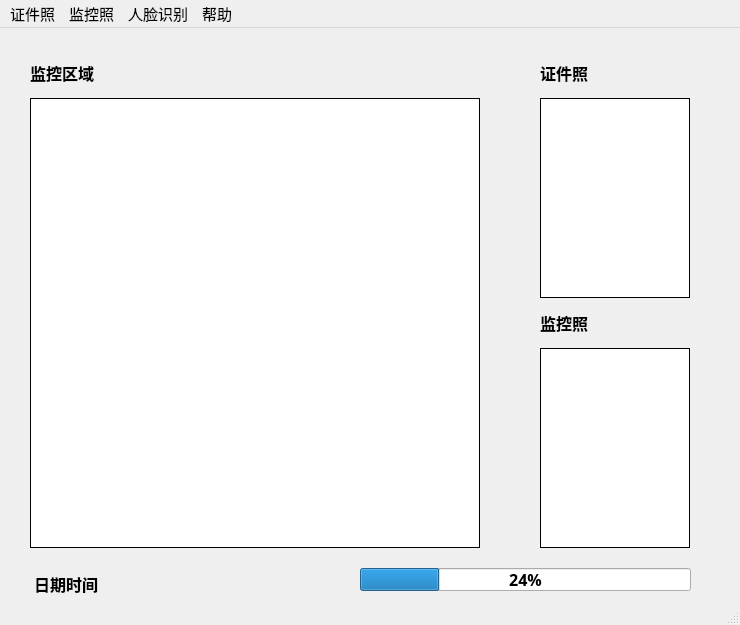
<?xml version="1.0" encoding="UTF-8"?>
<ui version="4.0">
 <class>MainWindow</class>
 <widget class="QMainWindow" name="MainWindow">
  <property name="geometry">
   <rect>
    <x>0</x>
    <y>0</y>
    <width>740</width>
    <height>625</height>
   </rect>
  </property>
  <property name="font">
   <font>
    <family>宋体</family>
    <pointsize>12</pointsize>
    <weight>75</weight>
    <bold>true</bold>
   </font>
  </property>
  <property name="windowTitle">
   <string>口罩人脸识别系统</string>
  </property>
  <widget class="QWidget" name="centralwidget">
   <widget class="QLabel" name="MAreaName">
    <property name="geometry">
     <rect>
      <x>30</x>
      <y>30</y>
      <width>80</width>
      <height>30</height>
     </rect>
    </property>
    <property name="font">
     <font>
      <family>宋体</family>
      <pointsize>12</pointsize>
      <weight>75</weight>
      <italic>false</italic>
      <bold>true</bold>
      <underline>false</underline>
     </font>
    </property>
    <property name="text">
     <string>监控区域</string>
    </property>
   </widget>
   <widget class="QLabel" name="IAreaName">
    <property name="geometry">
     <rect>
      <x>540</x>
      <y>30</y>
      <width>80</width>
      <height>30</height>
     </rect>
    </property>
    <property name="font">
     <font>
      <family>宋体</family>
      <pointsize>12</pointsize>
      <weight>75</weight>
      <italic>false</italic>
      <bold>true</bold>
      <underline>false</underline>
     </font>
    </property>
    <property name="text">
     <string>证件照</string>
    </property>
   </widget>
   <widget class="QLabel" name="recResult">
    <property name="geometry">
     <rect>
      <x>600</x>
      <y>380</y>
      <width>150</width>
      <height>25</height>
     </rect>
    </property>
    <property name="styleSheet">
     <string notr="true">color: rgb(170, 0, 0);</string>
    </property>
    <property name="text">
     <string/>
    </property>
   </widget>
   <widget class="QTextBrowser" name="date">
    <property name="geometry">
     <rect>
      <x>30</x>
      <y>540</y>
      <width>300</width>
      <height>50</height>
     </rect>
    </property>
    <property name="font">
     <font>
      <weight>75</weight>
      <bold>true</bold>
      <kerning>false</kerning>
     </font>
    </property>
    <property name="styleSheet">
     <string notr="true">background-color: rgba(255, 255, 255, 0);
border-width: 0;
border-style: outset;</string>
    </property>
    <property name="html">
     <string>&lt;!DOCTYPE HTML PUBLIC &quot;-//W3C//DTD HTML 4.0//EN&quot; &quot;http://www.w3.org/TR/REC-html40/strict.dtd&quot;&gt;
&lt;html&gt;&lt;head&gt;&lt;meta name=&quot;qrichtext&quot; content=&quot;1&quot; /&gt;&lt;style type=&quot;text/css&quot;&gt;
p, li { white-space: pre-wrap; }
&lt;/style&gt;&lt;/head&gt;&lt;body style=&quot; font-family:'宋体'; font-size:12pt; font-weight:600; font-style:normal;&quot;&gt;
&lt;p style=&quot; margin-top:0px; margin-bottom:0px; margin-left:0px; margin-right:0px; -qt-block-indent:0; text-indent:0px;&quot;&gt;日期时间&lt;/p&gt;&lt;/body&gt;&lt;/html&gt;</string>
    </property>
   </widget>
   <widget class="QLabel" name="MonitorArea">
    <property name="geometry">
     <rect>
      <x>30</x>
      <y>70</y>
      <width>450</width>
      <height>450</height>
     </rect>
    </property>
    <property name="font">
     <font>
      <weight>50</weight>
      <bold>false</bold>
     </font>
    </property>
    <property name="styleSheet">
     <string notr="true">border-width: 1px;
border-style: solid;
border-color: rgb(0, 0, 0);
background-color: rgb(255, 255, 255);</string>
    </property>
    <property name="text">
     <string/>
    </property>
   </widget>
   <widget class="QLabel" name="IdArea">
    <property name="geometry">
     <rect>
      <x>540</x>
      <y>70</y>
      <width>150</width>
      <height>200</height>
     </rect>
    </property>
    <property name="styleSheet">
     <string notr="true">border-width: 1px;
border-style: solid;
border-color: rgb(0, 0, 0);
background-color: rgb(255, 255, 255);</string>
    </property>
    <property name="text">
     <string/>
    </property>
   </widget>
   <widget class="QLabel" name="subMonitorArea">
    <property name="geometry">
     <rect>
      <x>540</x>
      <y>320</y>
      <width>150</width>
      <height>200</height>
     </rect>
    </property>
    <property name="styleSheet">
     <string notr="true">border-width: 1px;
border-style: solid;
border-color: rgb(0, 0, 0);
background-color: rgb(255, 255, 255);</string>
    </property>
    <property name="text">
     <string/>
    </property>
   </widget>
   <widget class="QLabel" name="IAreaName_2">
    <property name="geometry">
     <rect>
      <x>540</x>
      <y>280</y>
      <width>80</width>
      <height>30</height>
     </rect>
    </property>
    <property name="font">
     <font>
      <family>宋体</family>
      <pointsize>12</pointsize>
      <weight>75</weight>
      <italic>false</italic>
      <bold>true</bold>
      <underline>false</underline>
     </font>
    </property>
    <property name="text">
     <string>监控照</string>
    </property>
   </widget>
   <widget class="QProgressBar" name="pb">
    <property name="geometry">
     <rect>
      <x>360</x>
      <y>540</y>
      <width>331</width>
      <height>23</height>
     </rect>
    </property>
    <property name="value">
     <number>24</number>
    </property>
   </widget>
  </widget>
  <widget class="QMenuBar" name="menubar">
   <property name="geometry">
    <rect>
     <x>0</x>
     <y>0</y>
     <width>740</width>
     <height>30</height>
    </rect>
   </property>
   <property name="font">
    <font>
     <pointsize>11</pointsize>
     <weight>50</weight>
     <bold>false</bold>
    </font>
   </property>
   <widget class="QMenu" name="menu">
    <property name="title">
     <string>证件照</string>
    </property>
    <addaction name="openID"/>
    <addaction name="resetID"/>
   </widget>
   <widget class="QMenu" name="menu_2">
    <property name="title">
     <string>监控照</string>
    </property>
    <addaction name="openCamera"/>
    <addaction name="closeCamera"/>
    <addaction name="separator"/>
    <addaction name="takePhoto"/>
    <addaction name="savePhoto"/>
   </widget>
   <widget class="QMenu" name="menu_3">
    <property name="title">
     <string>人脸识别</string>
    </property>
    <addaction name="faceRecog"/>
   </widget>
   <widget class="QMenu" name="menu_4">
    <property name="title">
     <string>帮助</string>
    </property>
    <addaction name="helpBook"/>
    <addaction name="aboutMe"/>
   </widget>
   <addaction name="menu"/>
   <addaction name="menu_2"/>
   <addaction name="menu_3"/>
   <addaction name="menu_4"/>
  </widget>
  <widget class="QStatusBar" name="statusbar"/>
  <action name="openID">
   <property name="text">
    <string>上传(O)</string>
   </property>
  </action>
  <action name="resetID">
   <property name="text">
    <string>重置(R)</string>
   </property>
  </action>
  <action name="openCamera">
   <property name="text">
    <string>打开摄像(O)</string>
   </property>
  </action>
  <action name="closeCamera">
   <property name="text">
    <string>关闭摄像(C)</string>
   </property>
  </action>
  <action name="takePhoto">
   <property name="text">
    <string>抓拍(P)</string>
   </property>
  </action>
  <action name="savePhoto">
   <property name="text">
    <string>保存(S)</string>
   </property>
  </action>
  <action name="faceRecog">
   <property name="text">
    <string>验证(V)</string>
   </property>
  </action>
  <action name="action_I">
   <property name="text">
    <string>证件照(I)</string>
   </property>
  </action>
  <action name="action_O_3">
   <property name="text">
    <string>监控照(O)</string>
   </property>
  </action>
  <action name="helpBook">
   <property name="text">
    <string>使用说明(H)</string>
   </property>
  </action>
  <action name="aboutMe">
   <property name="text">
    <string>关于(R)</string>
   </property>
  </action>
 </widget>
 <resources/>
 <connections/>
</ui>
